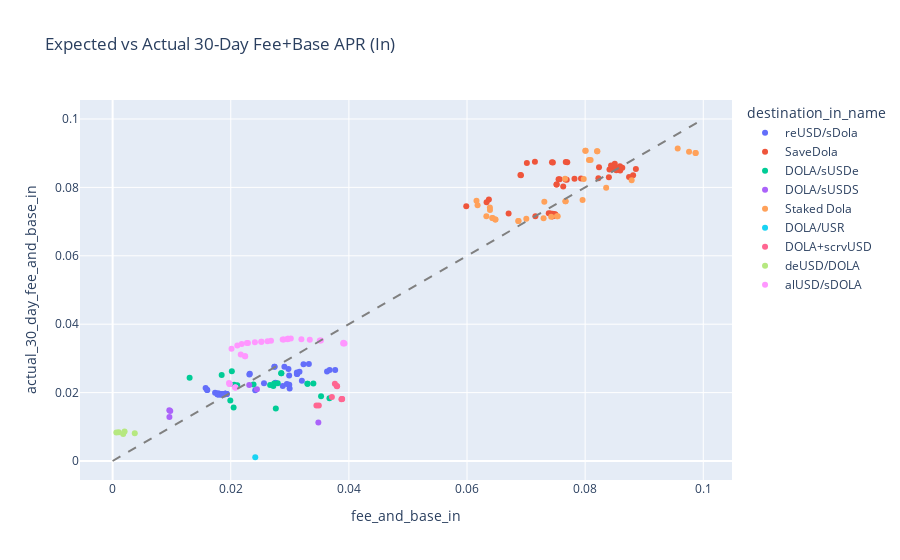
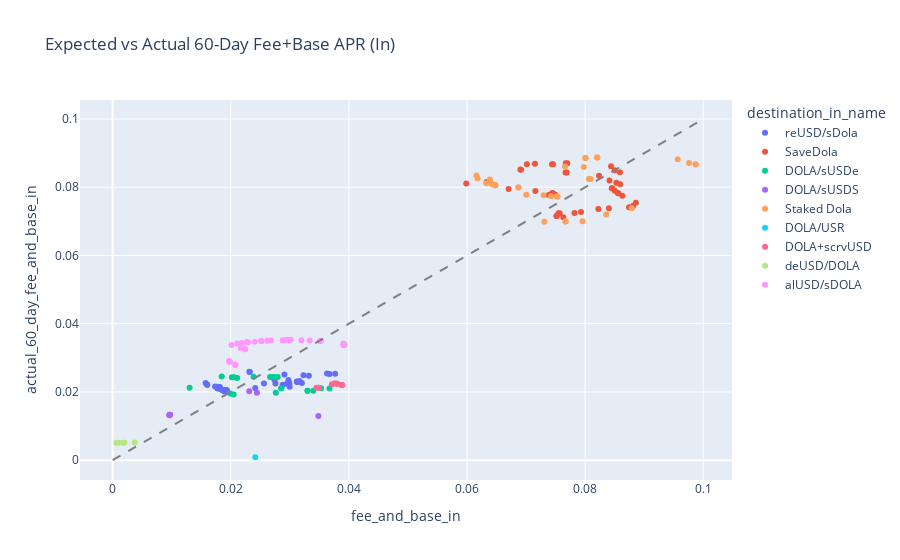

Notebook cell for these charts, in order:
### Code cell
# Create scatter plots for both 30-day and 60-day comparisons
for period in ['30_day', '60_day']:
    # Plot for "in" destinations
    fig_in = px.scatter(
        df,
        x=f"fee_and_base_in",
        y=f"actual_{period}_fee_and_base_in",
        color="destination_in_name",
        title=f"Expected vs Actual {period.replace('_', '-').title()} Fee+Base APR (In)",
    )
    fig_in.add_trace(
        px.line(x=[0, 0.1], y=[0, 0.1]).data[0].update(
            line=dict(dash="dash", color="gray"), 
            showlegend=False
        )
    )
    fig_in.show()
    continue
    
    # Plot for "out" destinations (only if fee_and_base_out exists)
    df_with_out = df.dropna(subset=['fee_and_base_out'])
    if len(df_with_out) > 0:
        fig_out = px.scatter(
            df_with_out,
            x=f"fee_and_base_out",
            y=f"actual_{period}_fee_and_base_out",
            color="destination_out_name",
            title=f"Expected vs Actual {period.replace('_', '-').title()} Fee+Base APR (Out)",
        )
        fig_out.add_trace(
            px.line(x=[0, 0.1], y=[0, 0.1]).data[0].update(
                line=dict(dash="dash", color="gray"), 
                showlegend=False
            )
        )
        fig_out.show()

### Figure 1 — Plotly figure (JSON) as saved in the notebook; plotly's stock layout.template omitted (floating-point values rounded to 4 significant figures)
{"data": [{"hovertemplate": "destination_in_name=reUSD/sDola<br>fee_and_base_in=%{x}<br>actual_30_day_fee_and_base_in=%{y}<extra></extra>", "legendgroup": "reUSD/sDola", "marker": {"color": "#636efa", "symbol": "circle"}, "mode": "markers", "name": "reUSD/sDola", "orientation": "v", "showlegend": true, "type": "scatter", "x": [0.02414, 0.02997, 0.02881, 0.02991, 0.0295, 0.02563, 0.02757, 0.03204, 0.02989, 0.03125, 0.03119, 0.0312, 0.03163, 0.02977, 0.02743, 0.02739, 0.03323, 0.03232, 0.02908, 0.03674, 0.03768, 0.0363, 0.02322, 0.02315, 0.01574, 0.01603, 0.016, 0.01735, 0.01782, 0.0181, 0.01815, 0.01787, 0.01773, 0.01787, 0.0183, 0.01831, 0.01852, 0.01872, 0.01864, 0.01862, 0.0187, 0.0189, 0.01891, 0.01892, 0.01934, 0.0193, 0.01927, 0.01908, 0.01908, 0.01908, 0.01909, 0.01909, 0.01909, 0.01905, 0.01911, 0.01903, 0.01891], "xaxis": "x", "y": [0.02067, 0.0212, 0.0219, 0.02231, 0.02255, 0.02273, 0.02289, 0.02349, 0.02497, 0.0254, 0.02544, 0.02585, 0.0261, 0.02687, 0.02753, 0.02756, 0.02834, 0.02832, 0.02754, 0.02663, 0.02663, 0.02615, 0.02549, 0.02532, 0.02137, 0.02077, 0.02076, 0.01993, 0.0198, 0.01966, 0.01953, 0.01948, 0.01949, 0.01946, 0.01945, 0.01945, 0.01949, 0.01951, 0.01955, 0.01955, 0.01955, 0.01957, 0.01957, 0.01957, 0.01959, 0.01957, 0.01958, 0.01963, 0.0196, 0.01961, 0.01962, 0.01963, 0.01965, 0.01966, 0.01957, 0.01953, 0.01947], "yaxis": "y"}, {"hovertemplate": "destination_in_name=SaveDola<br>fee_and_base_in=%{x}<br>actual_30_day_fee_and_base_in=%{y}<extra></extra>", "legendgroup": "SaveDola", "marker": {"color": "#EF553B", "symbol": "circle"}, "mode": "markers", "name": "SaveDola", "orientation": "v", "showlegend": true, "type": "scatter", "x": [0.07629, 0.07516, 0.07517, 0.0755, 0.07568, 0.0782, 0.0793, 0.08224, 0.08402, 0.08743, 0.08812, 0.08859, 0.08629, 0.08563, 0.08556, 0.08503, 0.08457, 0.0845, 0.08594, 0.08528, 0.08412, 0.08235, 0.08589, 0.08502, 0.08439, 0.07697, 0.07672, 0.07454, 0.07438, 0.07149, 0.07013, 0.06904, 0.06913, 0.07667, 0.07688, 0.0637, 0.06331, 0.05987, 0.06704, 0.07157, 0.07448, 0.07443, 0.07442, 0.07472, 0.07495, 0.07467, 0.07462, 0.0749, 0.07448, 0.07412, 0.07384], "xaxis": "x", "y": [0.08028, 0.08085, 0.08088, 0.08238, 0.0824, 0.08253, 0.0826, 0.0827, 0.08298, 0.08307, 0.08355, 0.0854, 0.08576, 0.08563, 0.08564, 0.08556, 0.0853, 0.08531, 0.08497, 0.08504, 0.0852, 0.08593, 0.08616, 0.08693, 0.08639, 0.08737, 0.0874, 0.0873, 0.08733, 0.08753, 0.08715, 0.0836, 0.08357, 0.08229, 0.08226, 0.07646, 0.07565, 0.07447, 0.07234, 0.07155, 0.07156, 0.07157, 0.07158, 0.07195, 0.07204, 0.07211, 0.07214, 0.07216, 0.07231, 0.0724, 0.07247], "yaxis": "y"}, {"hovertemplate": "destination_in_name=DOLA/sUSDe<br>fee_and_base_in=%{x}<br>actual_30_day_fee_and_base_in=%{y}<extra></extra>", "legendgroup": "DOLA/sUSDe", "marker": {"color": "#00cc96", "symbol": "circle"}, "mode": "markers", "name": "DOLA/sUSDe", "orientation": "v", "showlegend": true, "type": "scatter", "x": [0.01303, 0.01993, 0.02048, 0.02763, 0.03671, 0.03529, 0.03299, 0.03299, 0.03399, 0.02856, 0.02855, 0.02018, 0.01846, 0.02386, 0.02057, 0.0211, 0.02721, 0.02667, 0.02734, 0.02795], "xaxis": "x", "y": [0.02431, 0.01772, 0.01562, 0.01536, 0.01831, 0.01892, 0.02261, 0.02262, 0.02267, 0.02567, 0.02568, 0.02623, 0.02517, 0.02236, 0.02231, 0.02218, 0.02189, 0.0222, 0.02268, 0.02275], "yaxis": "y"}, {"hovertemplate": "destination_in_name=DOLA/sUSDS<br>fee_and_base_in=%{x}<br>actual_30_day_fee_and_base_in=%{y}<extra></extra>", "legendgroup": "DOLA/sUSDS", "marker": {"color": "#ab63fa", "symbol": "circle"}, "mode": "markers", "name": "DOLA/sUSDS", "orientation": "v", "showlegend": true, "type": "scatter", "x": [0.0096, 0.009758, 0.009615, 0.03483, 0.02443, 0.02313], "xaxis": "x", "y": [0.01484, 0.01458, 0.01286, 0.01127, 0.02098, 0.02222], "yaxis": "y"}, {"hovertemplate": "destination_in_name=Staked Dola<br>fee_and_base_in=%{x}<br>actual_30_day_fee_and_base_in=%{y}<extra></extra>", "legendgroup": "Staked Dola", "marker": {"color": "#FFA15A", "symbol": "circle"}, "mode": "markers", "name": "Staked Dola", "orientation": "v", "showlegend": true, "type": "scatter", "x": [0.07309, 0.07665, 0.0767, 0.07957, 0.08356, 0.08787, 0.08065, 0.08092, 0.0987, 0.09871, 0.09759, 0.09567, 0.08002, 0.08009, 0.08201, 0.08207, 0.0766, 0.07976, 0.0616, 0.06179, 0.06387, 0.06389, 0.06327, 0.06427, 0.06432, 0.06478, 0.06482, 0.06868, 0.06873, 0.07004, 0.07296, 0.07425, 0.07523, 0.07536], "xaxis": "x", "y": [0.07578, 0.07595, 0.07596, 0.07628, 0.07989, 0.08207, 0.08802, 0.08802, 0.09006, 0.09009, 0.09046, 0.09136, 0.09071, 0.0907, 0.09056, 0.09055, 0.08255, 0.08243, 0.07609, 0.07478, 0.07409, 0.07343, 0.07157, 0.07108, 0.07106, 0.07063, 0.07062, 0.07021, 0.07021, 0.07082, 0.07098, 0.07141, 0.07156, 0.07159], "yaxis": "y"}, {"hovertemplate": "destination_in_name=DOLA/USR<br>fee_and_base_in=%{x}<br>actual_30_day_fee_and_base_in=%{y}<extra></extra>", "legendgroup": "DOLA/USR", "marker": {"color": "#19d3f3", "symbol": "circle"}, "mode": "markers", "name": "DOLA/USR", "orientation": "v", "showlegend": true, "type": "scatter", "x": [0.02415], "xaxis": "x", "y": [0.001105], "yaxis": "y"}, {"hovertemplate": "destination_in_name=DOLA+scrvUSD<br>fee_and_base_in=%{x}<br>actual_30_day_fee_and_base_in=%{y}<extra></extra>", "legendgroup": "DOLA+scrvUSD", "marker": {"color": "#FF6692", "symbol": "circle"}, "mode": "markers", "name": "DOLA+scrvUSD", "orientation": "v", "showlegend": true, "type": "scatter", "x": [0.03451, 0.03491, 0.03873, 0.03882, 0.03886, 0.03712, 0.03801, 0.03794, 0.03763], "xaxis": "x", "y": [0.01623, 0.01625, 0.01809, 0.01811, 0.01814, 0.01874, 0.02188, 0.02191, 0.02256], "yaxis": "y"}, {"hovertemplate": "destination_in_name=deUSD/DOLA<br>fee_and_base_in=%{x}<br>actual_30_day_fee_and_base_in=%{y}<extra></extra>", "legendgroup": "deUSD/DOLA", "marker": {"color": "#B6E880", "symbol": "circle"}, "mode": "markers", "name": "deUSD/DOLA", "orientation": "v", "showlegend": true, "type": "scatter", "x": [0.003753, 0.002028, 0.001035, 0.000632, 0.001786], "xaxis": "x", "y": [0.008135, 0.008602, 0.008388, 0.008354, 0.007927], "yaxis": "y"}, {"hovertemplate": "destination_in_name=alUSD/sDOLA<br>fee_and_base_in=%{x}<br>actual_30_day_fee_and_base_in=%{y}<extra></extra>", "legendgroup": "alUSD/sDOLA", "marker": {"color": "#FF97FF", "symbol": "circle"}, "mode": "markers", "name": "alUSD/sDOLA", "orientation": "v", "showlegend": true, "type": "scatter", "x": [0.03904, 0.03925, 0.03909, 0.03527, 0.03507, 0.03338, 0.03196, 0.03017, 0.02968, 0.02968, 0.02961, 0.02897, 0.02879, 0.02682, 0.02622, 0.0252, 0.02516, 0.02409, 0.02291, 0.02274, 0.02185, 0.02111, 0.02013, 0.02169, 0.02244, 0.02241, 0.01971, 0.0198, 0.01981, 0.02076, 0.02077, 0.02078], "xaxis": "x", "y": [0.03435, 0.03438, 0.03459, 0.03521, 0.03524, 0.03544, 0.03561, 0.03579, 0.03575, 0.03576, 0.03557, 0.03554, 0.03555, 0.03518, 0.03504, 0.03489, 0.0349, 0.03471, 0.03452, 0.03453, 0.03418, 0.03378, 0.03279, 0.03117, 0.03066, 0.03066, 0.02282, 0.02255, 0.02254, 0.02149, 0.02147, 0.02147], "yaxis": "y"}, {"hovertemplate": "x=%{x}<br>y=%{y}<extra></extra>", "legendgroup": "", "line": {"color": "gray", "dash": "dash"}, "marker": {"symbol": "circle"}, "mode": "lines", "name": "", "orientation": "v", "showlegend": false, "type": "scatter", "x": [0, 0.1], "xaxis": "x", "y": [0, 0.1], "yaxis": "y"}], "layout": {"legend": {"title": {"text": "destination_in_name"}, "tracegroupgap": 0}, "title": {"text": "Expected vs Actual 30-Day Fee+Base APR (In)"}, "xaxis": {"anchor": "y", "domain": [0, 1], "title": {"text": "fee_and_base_in"}}, "yaxis": {"anchor": "x", "domain": [0, 1], "title": {"text": "actual_30_day_fee_and_base_in"}}}}

### Figure 2 — Plotly figure (JSON) as saved in the notebook; plotly's stock layout.template omitted (floating-point values rounded to 4 significant figures)
{"data": [{"hovertemplate": "destination_in_name=reUSD/sDola<br>fee_and_base_in=%{x}<br>actual_60_day_fee_and_base_in=%{y}<extra></extra>", "legendgroup": "reUSD/sDola", "marker": {"color": "#636efa", "symbol": "circle"}, "mode": "markers", "name": "reUSD/sDola", "orientation": "v", "showlegend": true, "type": "scatter", "x": [0.02414, 0.02997, 0.02881, 0.02991, 0.0295, 0.02563, 0.02757, 0.03204, 0.02989, 0.03125, 0.03119, 0.0312, 0.03163, 0.02977, 0.02743, 0.02739, 0.03323, 0.03232, 0.02908, 0.03674, 0.03768, 0.0363, 0.02322, 0.02315, 0.01574, 0.01603, 0.016, 0.01735, 0.01782, 0.0181, 0.01815, 0.01787, 0.01773, 0.01787, 0.0183, 0.01831, 0.01852, 0.01872, 0.01864, 0.01862, 0.0187, 0.0189, 0.01891, 0.01892, 0.01934, 0.0193, 0.01927, 0.01908, 0.01908, 0.01908, 0.01909, 0.01909, 0.01909, 0.01905, 0.01911, 0.01903, 0.01891], "xaxis": "x", "y": [0.02116, 0.02154, 0.02212, 0.02226, 0.02237, 0.02245, 0.02246, 0.02259, 0.02272, 0.02293, 0.02295, 0.0231, 0.02321, 0.0235, 0.02364, 0.02365, 0.02477, 0.02489, 0.02511, 0.02528, 0.0253, 0.0254, 0.02583, 0.02589, 0.02261, 0.02209, 0.02209, 0.02163, 0.02155, 0.02146, 0.02138, 0.02121, 0.02111, 0.02099, 0.02088, 0.02087, 0.02064, 0.02057, 0.02059, 0.02058, 0.02055, 0.02051, 0.02051, 0.02051, 0.02048, 0.02046, 0.02045, 0.02045, 0.02045, 0.02045, 0.02043, 0.02042, 0.0204, 0.02039, 0.0203, 0.02025, 0.02017], "yaxis": "y"}, {"hovertemplate": "destination_in_name=SaveDola<br>fee_and_base_in=%{x}<br>actual_60_day_fee_and_base_in=%{y}<extra></extra>", "legendgroup": "SaveDola", "marker": {"color": "#EF553B", "symbol": "circle"}, "mode": "markers", "name": "SaveDola", "orientation": "v", "showlegend": true, "type": "scatter", "x": [0.07629, 0.07516, 0.07517, 0.0755, 0.07568, 0.0782, 0.0793, 0.08224, 0.08402, 0.08743, 0.08812, 0.08859, 0.08629, 0.08563, 0.08556, 0.08503, 0.08457, 0.0845, 0.08594, 0.08528, 0.08412, 0.08235, 0.08589, 0.08502, 0.08439, 0.07697, 0.07672, 0.07454, 0.07438, 0.07149, 0.07013, 0.06904, 0.06913, 0.07667, 0.07688, 0.0637, 0.06331, 0.05987, 0.06704, 0.07157, 0.07448, 0.07443, 0.07442, 0.07472, 0.07495, 0.07467, 0.07462, 0.0749, 0.07448, 0.07412, 0.07384], "xaxis": "x", "y": [0.0712, 0.07156, 0.07158, 0.07239, 0.0724, 0.07246, 0.07272, 0.07359, 0.07384, 0.07415, 0.07454, 0.07545, 0.07753, 0.07822, 0.07826, 0.07899, 0.07967, 0.07973, 0.08084, 0.08134, 0.08196, 0.0834, 0.0844, 0.085, 0.08616, 0.08702, 0.08704, 0.08673, 0.08674, 0.08685, 0.08672, 0.08517, 0.08515, 0.08434, 0.08432, 0.08169, 0.08151, 0.0811, 0.07947, 0.07887, 0.07824, 0.07823, 0.07823, 0.07791, 0.07777, 0.07777, 0.07775, 0.07773, 0.07771, 0.07772, 0.07771], "yaxis": "y"}, {"hovertemplate": "destination_in_name=DOLA/sUSDe<br>fee_and_base_in=%{x}<br>actual_60_day_fee_and_base_in=%{y}<extra></extra>", "legendgroup": "DOLA/sUSDe", "marker": {"color": "#00cc96", "symbol": "circle"}, "mode": "markers", "name": "DOLA/sUSDe", "orientation": "v", "showlegend": true, "type": "scatter", "x": [0.01303, 0.01993, 0.02048, 0.02763, 0.03671, 0.03529, 0.03299, 0.03299, 0.03399, 0.02856, 0.02855, 0.02018, 0.01846, 0.02386, 0.02057, 0.0211, 0.02721, 0.02667, 0.02734, 0.02795], "xaxis": "x", "y": [0.02126, 0.01951, 0.01929, 0.01977, 0.02103, 0.02111, 0.02037, 0.02037, 0.02037, 0.02107, 0.02107, 0.02431, 0.02456, 0.02449, 0.02429, 0.02405, 0.02433, 0.02436, 0.02435, 0.02435], "yaxis": "y"}, {"hovertemplate": "destination_in_name=DOLA/sUSDS<br>fee_and_base_in=%{x}<br>actual_60_day_fee_and_base_in=%{y}<extra></extra>", "legendgroup": "DOLA/sUSDS", "marker": {"color": "#ab63fa", "symbol": "circle"}, "mode": "markers", "name": "DOLA/sUSDS", "orientation": "v", "showlegend": true, "type": "scatter", "x": [0.0096, 0.009758, 0.009615, 0.03483, 0.02443, 0.02313], "xaxis": "x", "y": [0.0133, 0.0133, 0.01314, 0.01292, 0.01976, 0.02023], "yaxis": "y"}, {"hovertemplate": "destination_in_name=Staked Dola<br>fee_and_base_in=%{x}<br>actual_60_day_fee_and_base_in=%{y}<extra></extra>", "legendgroup": "Staked Dola", "marker": {"color": "#FFA15A", "symbol": "circle"}, "mode": "markers", "name": "Staked Dola", "orientation": "v", "showlegend": true, "type": "scatter", "x": [0.07309, 0.07665, 0.0767, 0.07957, 0.08356, 0.08787, 0.08065, 0.08092, 0.0987, 0.09871, 0.09759, 0.09567, 0.08002, 0.08009, 0.08201, 0.08207, 0.0766, 0.07976, 0.0616, 0.06179, 0.06387, 0.06389, 0.06327, 0.06427, 0.06432, 0.06478, 0.06482, 0.06868, 0.06873, 0.07004, 0.07296, 0.07425, 0.07523, 0.07536], "xaxis": "x", "y": [0.06988, 0.06992, 0.06993, 0.06999, 0.07203, 0.07388, 0.0824, 0.08242, 0.08669, 0.08672, 0.08711, 0.08822, 0.08856, 0.08856, 0.08868, 0.08869, 0.08606, 0.08597, 0.08347, 0.08267, 0.08229, 0.082, 0.08114, 0.08086, 0.08085, 0.08058, 0.08057, 0.07995, 0.07994, 0.0778, 0.07762, 0.07737, 0.0773, 0.07729], "yaxis": "y"}, {"hovertemplate": "destination_in_name=DOLA/USR<br>fee_and_base_in=%{x}<br>actual_60_day_fee_and_base_in=%{y}<extra></extra>", "legendgroup": "DOLA/USR", "marker": {"color": "#19d3f3", "symbol": "circle"}, "mode": "markers", "name": "DOLA/USR", "orientation": "v", "showlegend": true, "type": "scatter", "x": [0.02415], "xaxis": "x", "y": [0.000858], "yaxis": "y"}, {"hovertemplate": "destination_in_name=DOLA+scrvUSD<br>fee_and_base_in=%{x}<br>actual_60_day_fee_and_base_in=%{y}<extra></extra>", "legendgroup": "DOLA+scrvUSD", "marker": {"color": "#FF6692", "symbol": "circle"}, "mode": "markers", "name": "DOLA+scrvUSD", "orientation": "v", "showlegend": true, "type": "scatter", "x": [0.03451, 0.03491, 0.03873, 0.03882, 0.03886, 0.03712, 0.03801, 0.03794, 0.03763], "xaxis": "x", "y": [0.02121, 0.02123, 0.02201, 0.02202, 0.02203, 0.02227, 0.02239, 0.0224, 0.02256], "yaxis": "y"}, {"hovertemplate": "destination_in_name=deUSD/DOLA<br>fee_and_base_in=%{x}<br>actual_60_day_fee_and_base_in=%{y}<extra></extra>", "legendgroup": "deUSD/DOLA", "marker": {"color": "#B6E880", "symbol": "circle"}, "mode": "markers", "name": "deUSD/DOLA", "orientation": "v", "showlegend": true, "type": "scatter", "x": [0.003753, 0.002028, 0.001035, 0.000632, 0.001786], "xaxis": "x", "y": [0.005213, 0.005103, 0.005103, 0.005113, 0.005118], "yaxis": "y"}, {"hovertemplate": "destination_in_name=alUSD/sDOLA<br>fee_and_base_in=%{x}<br>actual_60_day_fee_and_base_in=%{y}<extra></extra>", "legendgroup": "alUSD/sDOLA", "marker": {"color": "#FF97FF", "symbol": "circle"}, "mode": "markers", "name": "alUSD/sDOLA", "orientation": "v", "showlegend": true, "type": "scatter", "x": [0.03904, 0.03925, 0.03909, 0.03527, 0.03507, 0.03338, 0.03196, 0.03017, 0.02968, 0.02968, 0.02961, 0.02897, 0.02879, 0.02682, 0.02622, 0.0252, 0.02516, 0.02409, 0.02291, 0.02274, 0.02185, 0.02111, 0.02013, 0.02169, 0.02244, 0.02241, 0.01971, 0.0198, 0.01981, 0.02076, 0.02077, 0.02078], "xaxis": "x", "y": [0.03371, 0.03374, 0.03421, 0.03493, 0.03494, 0.03505, 0.03517, 0.03529, 0.03526, 0.03526, 0.03516, 0.03512, 0.03509, 0.03507, 0.035, 0.0349, 0.03491, 0.03473, 0.0346, 0.0346, 0.03436, 0.03417, 0.03373, 0.03289, 0.0325, 0.0325, 0.02905, 0.02885, 0.02884, 0.02799, 0.02799, 0.02798], "yaxis": "y"}, {"hovertemplate": "x=%{x}<br>y=%{y}<extra></extra>", "legendgroup": "", "line": {"color": "gray", "dash": "dash"}, "marker": {"symbol": "circle"}, "mode": "lines", "name": "", "orientation": "v", "showlegend": false, "type": "scatter", "x": [0, 0.1], "xaxis": "x", "y": [0, 0.1], "yaxis": "y"}], "layout": {"legend": {"title": {"text": "destination_in_name"}, "tracegroupgap": 0}, "title": {"text": "Expected vs Actual 60-Day Fee+Base APR (In)"}, "xaxis": {"anchor": "y", "domain": [0, 1], "title": {"text": "fee_and_base_in"}}, "yaxis": {"anchor": "x", "domain": [0, 1], "title": {"text": "actual_60_day_fee_and_base_in"}}}}
